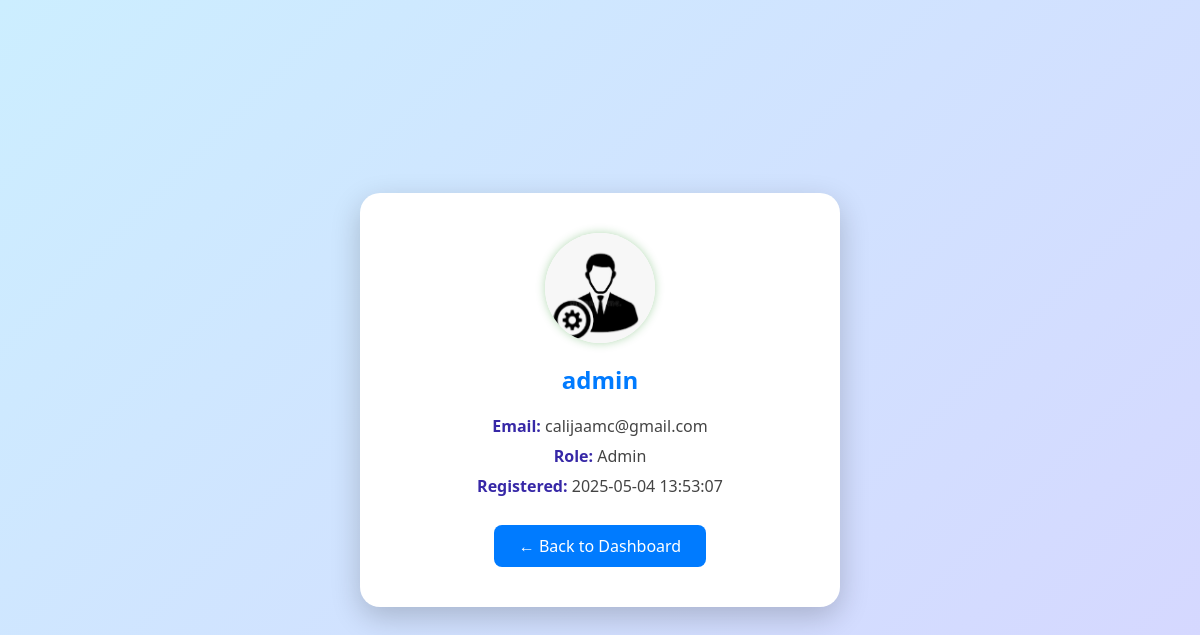
The app's page /dashboard/profile_admin.php (signed in) with its own data.
### tables this page shows
CREATE TABLE `users` (
  `id` int(11) NOT NULL,
  `role` enum('Admin','User') NOT NULL,
  `username` varchar(50) NOT NULL,
  `email` varchar(100) DEFAULT NULL,
  `password` varchar(255) NOT NULL,
  `created_at` timestamp NOT NULL DEFAULT current_timestamp(),
  `reset_token` varchar(255) DEFAULT NULL,
  `reset_requested` int(11) DEFAULT 0
);

### dashboard/profile_admin.php (the view, shortened to what this page needs)
<?php
$conn = new mysqli("localhost", "root", "", "roadtaxsystem");
$user_id = $_SESSION['user_id'];
$stmt = $conn->prepare("SELECT username, email, role, created_at FROM users WHERE id = ?");
$stmt->bind_param("i", $user_id);
$stmt->execute();
$result = $stmt->get_result();
$user = $result->fetch_assoc();
?>
<!DOCTYPE html>
<html lang="en">
<head>
</head>
<body>
<div class="profile-card">
    <img src="img/logo3.PNG" alt="Admin">
    <h2><?php echo htmlspecialchars($user['username']); ?></h2>
    <p><strong>Email:</strong> <?php echo htmlspecialchars($user['email']); ?></p>
    <p><strong>Role:</strong> <?php echo htmlspecialchars($user['role']); ?></p>
    <p><strong>Registered:</strong> <?php echo htmlspecialchars($user['created_at']); ?></p>
    <a class="back-button" href="dashboard">← Back to Dashboard</a>
</div>
</body>
</html>

### dashboard/profile_admin.php (style rules this page uses)
body { margin: 0; font-family: 'Segoe UI', sans-serif; background: linear-gradient(135deg, #cceeff,rgb(214, 214, 255)); display: flex; justify-content: center; align-items: center; height: 100vh; }
.profile-card { background: #ffffff; padding: 40px 30px; border-radius: 20px; box-shadow: 0 10px 30px rgba(0, 0, 0, 0.2); max-width: 420px; width: 100%; text-align: center; transition: transform 0.3s ease; }
.profile-card img { width: 110px; height: 110px; border-radius: 50%; border: 3px solidrgb(51, 40, 167); box-shadow: 0 0 10px rgba(0, 128, 0, 0.3); }
.profile-card h2 { margin-top: 15px; font-size: 24px; color: #007bff; }
.profile-card p { font-size: 16px; margin: 8px 0; color: #444; }
.profile-card p strong { color:rgb(55, 40, 167); }
.back-button { display: inline-block; margin-top: 20px; padding: 10px 25px; background-color: #007bff; color: white; text-decoration: none; border-radius: 8px; transition: background-color 0.3s ease; }

### records on screen
users: username "admin", email "calijaamc@gmail.com", role "Admin", created_at "2025-05-04 13:53:07"
